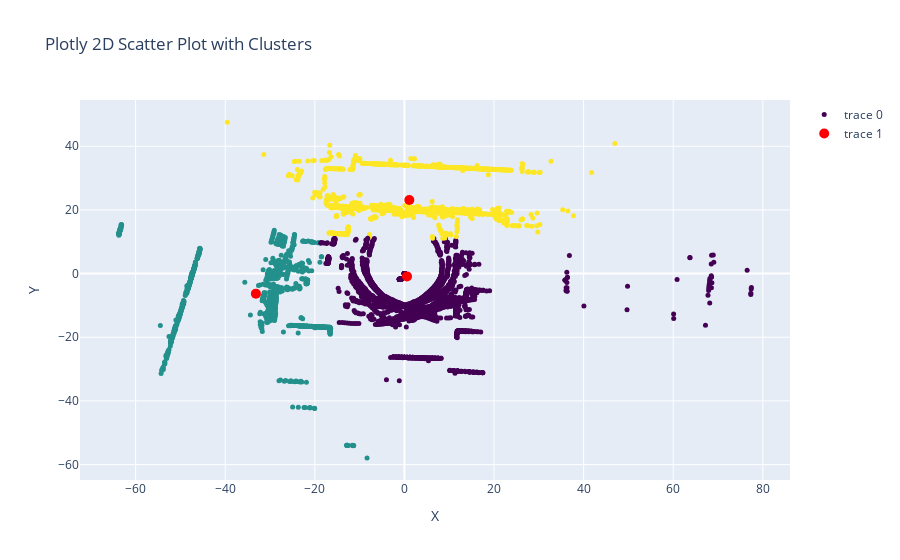

Notebook source saved alongside this figure:
### Markdown cell above
# 2D K Means

### Code cell
n_clusters_options = [2, 3, 4, 5]  # Varying the number of clusters
clusterings = {}

for n_clusters in n_clusters_options:
    kmeans = KMeans(n_clusters=n_clusters)
    kmeans.fit(lidar_positions)
    clusterings[n_clusters] = kmeans

# Select a clustering to visualize (e.g., with 3 clusters)
selected_clustering = clusterings[3]

# Matplotlib 2D plot with clusters
fig, ax = plt.subplots()
scatter = ax.scatter(lidar_positions[:, 0], lidar_positions[:, 1], c=selected_clustering.labels_, s=1)
ax.scatter(selected_clustering.cluster_centers_[:, 0], selected_clustering.cluster_centers_[:, 1], s=100, c='red')  # Red dots for cluster centers
ax.set_xlabel('X')
ax.set_ylabel('Y')
ax.set_title('Matplotlib 2D Scatter Plot with Clusters')
plt.colorbar(scatter)
plt.show()

# Plotly 2D plot with clusters
trace = go.Scatter(
    x=lidar_positions[:, 0],
    y=lidar_positions[:, 1],
    mode='markers',
    marker=dict(
        size=5,
        color=selected_clustering.labels_,
        colorscale='Viridis',  # Color scale can be adjusted
    )
)

centers_trace = go.Scatter(
    x=selected_clustering.cluster_centers_[:, 0],
    y=selected_clustering.cluster_centers_[:, 1],
    mode='markers',
    marker=dict(
        size=10,
        color='rgb(255, 0, 0)',  # Red color for cluster centers
    )
)

layout = go.Layout(
    title='Plotly 2D Scatter Plot with Clusters',
    xaxis=dict(title='X'),
    yaxis=dict(title='Y')
)

fig = go.Figure(data=[trace, centers_trace], layout=layout)
fig.show()

### Figure 1 — Plotly figure (JSON) as saved in the notebook; plotly's stock layout.template omitted (floating-point values rounded to 4 significant figures; data arrays with more than 128 entries replaced by an {"elided": "..."} marker saying what was removed)
{"data": [{"marker": {"color": {"elided": "19872 int values"}, "colorscale": [[0, "#440154"], [0.1111, "#482878"], [0.2222, "#3e4989"], [0.3333, "#31688e"], [0.4444, "#26828e"], [0.5556, "#1f9e89"], [0.6667, "#35b779"], [0.7778, "#6ece58"], [0.8889, "#b5de2b"], [1, "#fde725"]], "size": 5}, "mode": "markers", "type": "scatter", "x": {"elided": "19872 float values"}, "y": {"elided": "19872 float values"}}, {"marker": {"color": "rgb(255, 0, 0)", "size": 10}, "mode": "markers", "type": "scatter", "x": [0.5777, -33.15, 1.094], "y": [-0.8829, -6.305, 23.14]}], "layout": {"title": {"text": "Plotly 2D Scatter Plot with Clusters"}, "xaxis": {"title": {"text": "X"}}, "yaxis": {"title": {"text": "Y"}}}}
